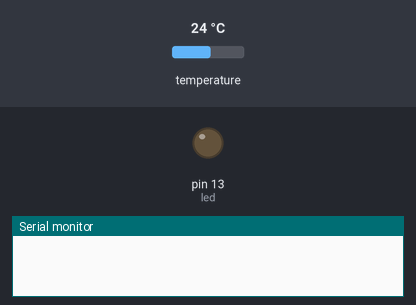
Recording of a sketch running on a simulated Arduino Uno, built with avr-gcc and run on an emulated ATmega328P. On the bench: output pins drawn as LEDs (lit = HIGH), the last lines printed to the serial monitor. Inputs (shaded band) come from the test bench; at power-on: temperature 24 °C.

Above: at 0.3 s.
At 4.0 s:
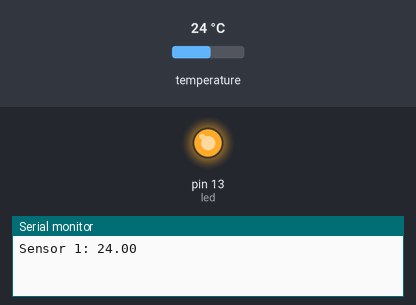
Timing chart, 0 to 6.4 s (numbered marks = the images above):
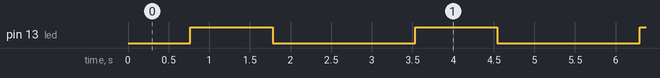

The sketch:

_1_wire.ino
```cpp
#include <DallasTemperature.h>
#include <OneWire.h>

#define ONE_WIRE_BUS 7
// Pin 13 has an LED connected on most Arduino boards.
// give it a name:
int led = 13;

OneWire oneWire(ONE_WIRE_BUS);

DallasTemperature sensors(&oneWire);

// the setup routine runs once when you press reset:
void setup() {
  // initialize the digital pin as an output.
  pinMode(led, OUTPUT);
  Serial.begin(9600);
  sensors.begin();
}

// the loop routine runs over and over again forever:
void loop() {
  sensors.requestTemperatures();
  Serial.println("");
  digitalWrite(led, HIGH);   // turn the LED on (HIGH is the voltage level)
  delay(1000);               // wait for a second
  Serial.print("Sensor 1: ");
  Serial.println(sensors.getTempCByIndex(0));
  digitalWrite(led, LOW);    // turn the LED off by making the voltage LOW
  delay(1000);               // wait for a second
}
```

Measured:
- by itself, pin 13 (led): alternates HIGH for 1.0 s and LOW for 1.8 s
